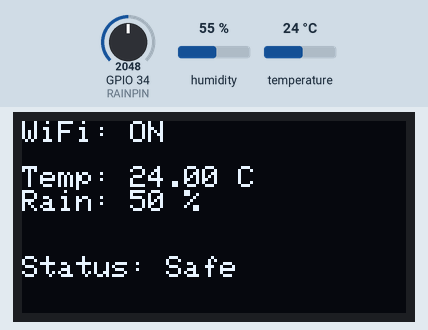
Simulated run of this sketch. Board: ESP32. On the bench: 128×64 one-colour display. The test bench sets the inputs (shaded band); at power-on: temperature 24 °C, GPIO 34 (RAINPIN) = 2048, humidity 55 %. WiFi joins after 1.5 s; servers stay silent unless stated; what the sketch prints to the serial monitor is not drawn.

Above: at 2.7 s.
2.8 s: temperature set to 12 °C
At 17.7 s:
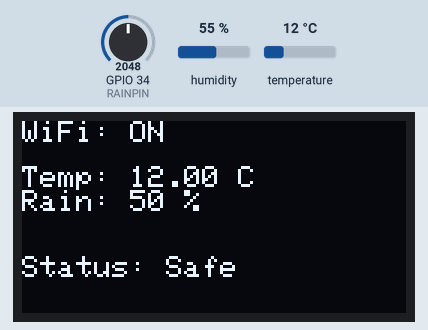
Timing chart, 0 to 19.2 s (numbered marks = the images above; inputs shaded):
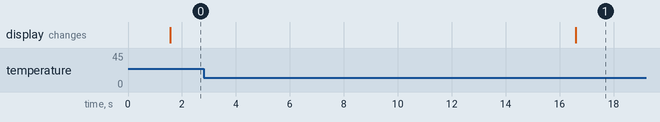

Measured:
- after the input at 2.8 s, the display: changes after 13.8 s (image 1)

The sketch:

sketch.ino
```cpp
/* * Project: IoT Weather Station with Edge Computing
 * Hardware: ESP32, DHT22, SSD1306 OLED, Potentiometer (Rain)
 * Cloud: ThingSpeak
 */

#include <WiFi.h>
#include <HTTPClient.h>
#include <DHT.h>
#include <Wire.h>
#include <Adafruit_GFX.h>
#include <Adafruit_SSD1306.h>

// --- USER CONFIGURATION ---
// PASTE YOUR API KEY INSIDE THE QUOTES BELOW
String apiKey = "L62H0VS4C38F1RO7";
const char *server = "http://api.thingspeak.com";

// --- PIN DEFINITIONS (Must match diagram.json) ---
#define DHTPIN 15     // Digital Pin for Temp/Hum
#define DHTTYPE DHT22 // Sensor Model
#define RAINPIN 34    // Analog Pin for Rain Sensor
#define SCREEN_WIDTH 128
#define SCREEN_HEIGHT 64

// --- OBJECT INITIALIZATION ---
DHT dht(DHTPIN, DHTTYPE);
Adafruit_SSD1306 display(SCREEN_WIDTH, SCREEN_HEIGHT, &Wire, -1);

void setup()
{
    Serial.begin(115200); // Start Serial Monitor for debugging

    // 1. Initialize Sensors
    dht.begin();
    pinMode(RAINPIN, INPUT);

    // 2. Initialize Display
    if (!display.begin(SSD1306_SWITCHCAPVCC, 0x3C))
    {
        Serial.println(F("SSD1306 allocation failed"));
        for (;;)
            ; // Don't proceed, loop forever
    }
    display.clearDisplay();
    display.setTextColor(WHITE);

    // 3. Connect to Virtual WiFi
    // Wokwi provides a virtual network named "Wokwi-GUEST"
    Serial.print("Connecting to WiFi");
    WiFi.begin("Wokwi-GUEST", "", 6);
    while (WiFi.status() != WL_CONNECTED)
    {
        delay(500);
        Serial.print(".");
    }
    Serial.println(" Connected!");
}

void loop()
{
    // ==========================================
    // LAYER 1: DATA ACQUISITION (Perception)
    // ==========================================

    float h = dht.readHumidity();
    float t = dht.readTemperature();

    // Read Analog Rain Sensor (0-4095) and map to Percentage (0-100%)
    int rawRain = analogRead(RAINPIN);
    int rainLevel = map(rawRain, 0, 4095, 0, 100);

    // Error Check
    if (isnan(h) || isnan(t)) {
      Serial.println("Failed to read from DHT sensor!");
      return;
    }


    // ==========================================
    // LAYER 2: EDGE COMPUTING (Decision Making) TODO
    // ==========================================
    // We process data LOCALLY to make fast decisions before sending to cloud.

    String alertMsg = "Normal";
    bool criticalEvent = false;

    // Logic 1: Storm Detection
    if (rainLevel > 70) {
        alertMsg = "STORM ALERT!";
        criticalEvent = true;
    }
    // Logic 2: Heatwave Detection
    else if (t > 35) {
        alertMsg = "HEAT ALERT!";
        criticalEvent = true;
    }

    // ==========================================
    // LAYER 3: SYSTEM INTERFACE (Visualization) TODO
    // ==========================================
    display.clearDisplay(); // Top Bar: WiFi Status
    display.setTextSize(1);
    display.setCursor(0,0);
    display.print("WiFi: ON"); // Main Data

    display.setCursor(0, 15);
    display.print("Temp: ");
    display.print(t);
    display.println(" C");
    display.print("Rain: ");
    display.print(rainLevel);
    display.println(" %"); // Alert Section (Dynamic)

    display.setCursor(0, 45);
    if(criticalEvent) {
        display.setTextSize(2); // Make text huge for alerts
        display.println(alertMsg);
    } else {
        display.setTextSize(1);
        display.println("Status: Safe");
    }
    display.display();

    // ==========================================
    // LAYER 4: CLOUD COMMUNICATION (Reporting) TODO
    // ==========================================


    // ThingSpeak Free Tier allows updates every 15 seconds
    // This delay also helps "Power Consumption" (Source 83) by sleeping the radio
    delay(15000);
}
```
